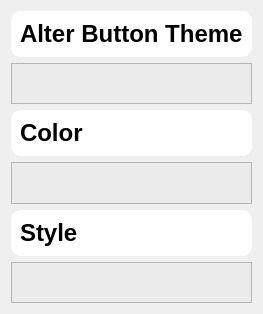
                <widget class="QWidget" name="scrollAreaWidgetContents_6">
                 <property name="geometry">
                  <rect>
                   <x>0</x>
                   <y>0</y>
                   <width>216</width>
                   <height>314</height>
                  </rect>
                 </property>
                 <layout class="QVBoxLayout" name="verticalLayout_19">
                  <item>
                   <widget class="QFrame" name="frame_36">
                    <property name="maximumSize">
                     <size>
                      <width>16777215</width>
                      <height>50</height>
                     </size>
                    </property>
                    <property name="styleSheet">
                     <string notr="true">background-color: rgb(255, 255, 255);
border-radius:10px;</string>
                    </property>
                    <property name="frameShape">
                     <enum>QFrame::StyledPanel</enum>
                    </property>
                    <property name="frameShadow">
                     <enum>QFrame::Raised</enum>
                    </property>
                    <layout class="QHBoxLayout" name="horizontalLayout_26">
                     <item alignment="Qt::AlignLeft">
                      <widget class="QLabel" name="label_16">
                       <property name="font">
                        <font>
                         <pointsize>18</pointsize>
                         <weight>75</weight>
                         <bold>true</bold>
                        </font>
                       </property>
                       <property name="text">
                        <string>Alter Button Theme</string>
                       </property>
                      </widget>
                     </item>
                    </layout>
                   </widget>
                  </item>
                  <item>
                   <widget class="QFrame" name="frame_35">
                    <property name="maximumSize">
                     <size>
                      <width>16777215</width>
                      <height>50</height>
                     </size>
                    </property>
                    <property name="styleSheet">
                     <string notr="true">background-color: rgb(235, 235, 235);
</string>
                    </property>
                    <property name="frameShape">
                     <enum>QFrame::StyledPanel</enum>
                    </property>
                    <property name="frameShadow">
                     <enum>QFrame::Raised</enum>
                    </property>
                    <layout class="QHBoxLayout" name="horizontalLayout_25"/>
                   </widget>
                  </item>
                  <item>
                   <widget class="QFrame" name="frame_37">
                    <property name="maximumSize">
                     <size>
                      <width>16777215</width>
                      <height>50</height>
                     </size>
                    </property>
                    <property name="styleSheet">
                     <string notr="true">background-color: rgb(255, 255, 255);
border-radius:10px;</string>
                    </property>
                    <property name="frameShape">
                     <enum>QFrame::StyledPanel</enum>
                    </property>
                    <property name="frameShadow">
                     <enum>QFrame::Raised</enum>
                    </property>
                    <layout class="QHBoxLayout" name="horizontalLayout_27">
                     <item alignment="Qt::AlignLeft">
                      <widget class="QLabel" name="label_17">
                       <property name="font">
                        <font>
                         <pointsize>18</pointsize>
                         <weight>75</weight>
                         <bold>true</bold>
                        </font>
                       </property>
                       <property name="text">
                        <string>Color</string>
                       </property>
                      </widget>
                     </item>
                    </layout>
                   </widget>
                  </item>
                  <item>
                   <widget class="QFrame" name="frame_38">
                    <property name="maximumSize">
                     <size>
                      <width>16777215</width>
                      <height>50</height>
                     </size>
                    </property>
                    <property name="styleSheet">
                     <string notr="true">background-color: rgb(235, 235, 235);
</string>
                    </property>
                    <property name="frameShape">
                     <enum>QFrame::StyledPanel</enum>
                    </property>
                    <property name="frameShadow">
                     <enum>QFrame::Raised</enum>
                    </property>
                    <layout class="QHBoxLayout" name="horizontalLayout_28"/>
                   </widget>
                  </item>
                  <item>
                   <widget class="QFrame" name="frame_39">
                    <property name="maximumSize">
                     <size>
                      <width>16777215</width>
                      <height>50</height>
                     </size>
                    </property>
                    <property name="styleSheet">
                     <string notr="true">background-color: rgb(255, 255, 255);
border-radius:10px;</string>
                    </property>
                    <property name="frameShape">
                     <enum>QFrame::StyledPanel</enum>
                    </property>
                    <property name="frameShadow">
                     <enum>QFrame::Raised</enum>
                    </property>
                    <layout class="QHBoxLayout" name="horizontalLayout_29">
                     <item alignment="Qt::AlignLeft">
                      <widget class="QLabel" name="label_18">
                       <property name="font">
                        <font>
                         <pointsize>18</pointsize>
                         <weight>75</weight>
                         <bold>true</bold>
                        </font>
                       </property>
                       <property name="text">
                        <string>Style</string>
                       </property>
                      </widget>
                     </item>
                    </layout>
                   </widget>
                  </item>
                  <item>
                   <widget class="QFrame" name="frame_40">
                    <property name="maximumSize">
                     <size>
                      <width>16777215</width>
                      <height>50</height>
                     </size>
                    </property>
                    <property name="styleSheet">
                     <string notr="true">background-color: rgb(235, 235, 235);
</string>
                    </property>
                    <property name="frameShape">
                     <enum>QFrame::StyledPanel</enum>
                    </property>
                    <property name="frameShadow">
                     <enum>QFrame::Raised</enum>
                    </property>
                    <layout class="QHBoxLayout" name="horizontalLayout_30"/>
                   </widget>
                  </item>
                 </layout>
                </widget>
